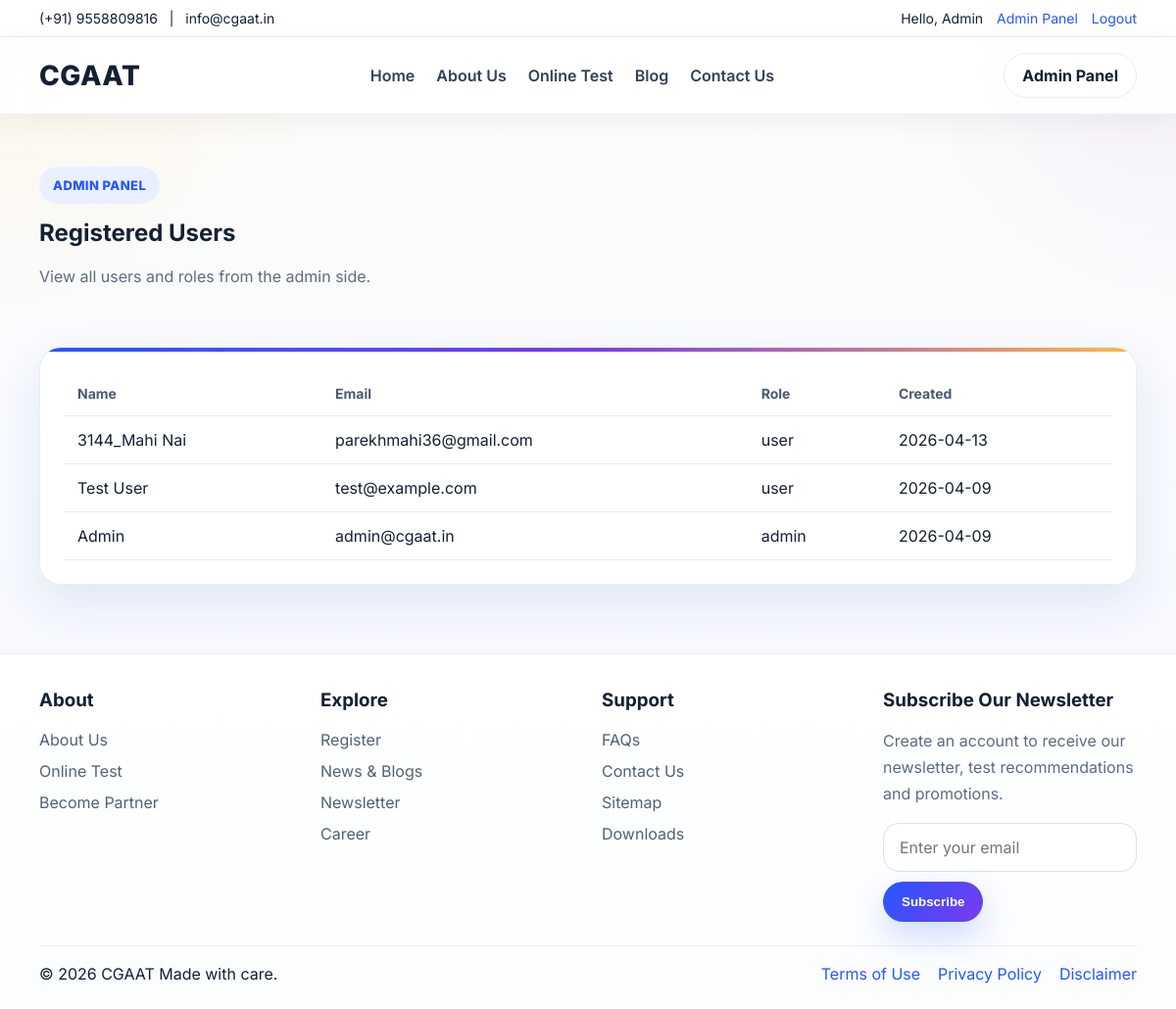
Page /admin/users (signed in) on the committed database.
### tables this page shows
CREATE TABLE users (
            id INTEGER PRIMARY KEY AUTOINCREMENT,
            name TEXT NOT NULL,
            email TEXT UNIQUE NOT NULL,
            password_hash TEXT NOT NULL,
            role TEXT NOT NULL DEFAULT 'user',
            created_at TEXT NOT NULL
        );

### app.py (the view)
@app.route('/admin/users')
@admin_required
def admin_users():
    users = get_db().execute("SELECT * FROM users ORDER BY id DESC").fetchall()
    return render_template('admin_users.html', users=users)

### app.py (called while the page is built)
def get_db():
    if 'db' not in g:
        g.db = sqlite3.connect(DB_PATH)
        g.db.row_factory = sqlite3.Row
    return g.db

def current_user():
    uid = session.get('user_id')
    if not uid:
        return None
    return get_db().execute('SELECT * FROM users WHERE id = ?', (uid,)).fetchone()

def admin_required(fn):
    @wraps(fn)
    def wrapper(*args, **kwargs):
        user = current_user()
        if not user or user['role'] != 'admin':
            abort(403)
        return fn(*args, **kwargs)
    return wrapper

@app.context_processor
def inject_globals():
    return {
        'current_user': current_user(),
        'year': datetime.now().year,
        'all_tests': list(TESTS.values())
    }

### templates/admin_users.html (shortened to what this page needs)
{% extends 'base.html' %}
{% block content %}
<section class="page-hero small">
  <div class="container">
    <p class="eyebrow">Admin Panel</p>
    <h1>Registered Users</h1>
    <p>View all users and roles from the admin side.</p>
  </div>
</section>
<section class="section">
  <div class="container table-wrap card premium-hover table-card">
    <table>
      <thead><tr><th>Name</th><th>Email</th><th>Role</th><th>Created</th></tr></thead>
      <tbody>
        {% for u in users %}
        <tr><td>{{ u.name }}</td><td>{{ u.email }}</td><td>{{ u.role }}</td><td>{{ u.created_at[:10] }}</td></tr>
        {% else %}
        <tr><td colspan="4">No users found.</td></tr>
        {% endfor %}
      </tbody>
    </table>
  </div>
</section>
{% endblock %}

### templates/base.html (shortened to what this page needs)
<!doctype html>
<html lang="en">
<head>
  <link rel="stylesheet" href="{{ url_for('static', filename='css/style.css') }}">
</head>
<body>
  <div class="topbar">
    <div class="container topbar-inner">
      <div class="contact-mini">(+91) 9558809816 &nbsp; | &nbsp; info@cgaat.in</div>
      <div class="auth-mini">
        {% if current_user %}
          <span>Hello, {{ current_user['name'] }}</span>
          {% if current_user['role'] == 'admin' %}
            <a href="{{ url_for('admin_dashboard') }}">Admin Panel</a>
          {% else %}
            <a href="{{ url_for('dashboard') }}">Dashboard</a>
          {% endif %}
          <a href="{{ url_for('logout') }}">Logout</a>
        {% else %}
          <a href="{{ url_for('login') }}">Log in</a>
          <a href="{{ url_for('register') }}">Register</a>
        {% endif %}
      </div>
    </div>
  </div>
  <header class="header">
    <div class="container nav-wrap">
      <a href="{{ url_for('home') }}" class="brand">CGAAT</a>
      <nav class="nav">
        <a href="{{ url_for('home') }}">Home</a>
        <a href="{{ url_for('about') }}">About Us</a>
        <a href="{{ url_for('tests') }}">Online Test</a>
        <a href="{{ url_for('blog') }}">Blog</a>
        <a href="{{ url_for('contact') }}">Contact Us</a>
      </nav>
      <div class="nav-actions">
        {% if current_user %}
          {% if current_user['role'] == 'admin' %}
            <a class="btn btn-light" href="{{ url_for('admin_dashboard') }}">Admin Panel</a>
          {% else %}
            <a class="btn btn-light" href="{{ url_for('dashboard') }}">Dashboard</a>
          {% endif %}
        {% else %}
          <a class="btn btn-light" href="{{ url_for('login') }}">Log In</a>
          <a class="btn btn-primary" href="{{ url_for('register') }}">Sign Up</a>
        {% endif %}
      </div>
    </div>
  </header>
  <main>
    {% block content %}{% endblock %}
  </main>
  <footer class="footer">
    <div class="container footer-grid">
      <div>
        <h3>About</h3>
        <a href="{{ url_for('about') }}">About Us</a>
        <a href="{{ url_for('tests') }}">Online Test</a>
        <a href="{{ url_for('home') }}#partner">Become Partner</a>
      </div>
      <div>
        <h3>Explore</h3>
        <a href="{{ url_for('register') }}">Register</a>
        <a href="{{ url_for('blog') }}">News &amp; Blogs</a>
        <a href="{{ url_for('home') }}#newsletter">Newsletter</a>
        <a href="{{ url_for('tests') }}">Career</a>
      </div>
      <div>
        <h3>Support</h3>
        <a href="{{ url_for('faq') }}">FAQs</a>
        <a href="{{ url_for('contact') }}">Contact Us</a>
        <a href="{{ url_for('sitemap') }}">Sitemap</a>
        <a href="{{ url_for('terms') }}">Downloads</a>
      </div>
      <div id="newsletter">
        <h3>Subscribe Our Newsletter</h3>
        <p>Create an account to receive our newsletter, test recommendations and promotions.</p>
        <form class="newsletter-form">
          <input type="email" placeholder="Enter your email">
          <button type="button" class="btn btn-primary">Subscribe</button>
        </form>
      </div>
    </div>
    <div class="container footer-bottom">
      <div>© {{ year }} CGAAT Made with care.</div>
      <div class="footer-links">
        <a href="{{ url_for('terms') }}">Terms of Use</a>
        <a href="{{ url_for('privacy') }}">Privacy Policy</a>
        <a href="{{ url_for('disclaimer') }}">Disclaimer</a>
      </div>
    </div>
  </footer>
</body>
</html>

### static/css/style.css (style rules this page uses)
:root { --bg:#f7f9fc; --card:#ffffff; --text:#142033; --muted:#5d6b82; --line:#e7ecf3; --primary:#2457ff; --primary-soft:#eaf0ff; --shadow:0 18px 45px rgba(38,73,163,.10); --radius:22px; }
* { box-sizing:border-box }
html { scroll-behavior:smooth }
body { margin:0;font-family:Inter,system-ui,sans-serif;background:linear-gradient(180deg,#fbfcff, #f4f7fb 45%, #f8fafc);color:var(--text) }
a { text-decoration:none;color:var(--primary) }
p { line-height:1.7;color:var(--muted) }
h1,h2,h3 { line-height:1.2;margin:0 0 14px }
.container { width:min(1120px,calc(100% - 32px));margin:auto }
.topbar { background:#fff;border-bottom:1px solid var(--line);font-size:14px }
.topbar-inner,.nav-wrap,.footer-bottom,.section-head,.hero-actions,.topbar .auth-mini,.stats-row,.banner-grid,.hero-points,.pagination-row,.admin-links { display:flex;align-items:center }
.topbar-inner,.nav-wrap,.footer-bottom { justify-content:space-between }
.topbar-inner { padding:10px 0 }
.auth-mini,.hero-actions,.admin-links { gap:14px }
.header { position:sticky;top:0;z-index:20;background:rgba(255,255,255,.88);backdrop-filter:blur(14px);border-bottom:1px solid rgba(231,236,243,.8) }
.nav-wrap { padding:16px 0;gap:20px }
.brand { font-size:28px;font-weight:800;letter-spacing:.5px;color:var(--text) }
.nav { display:flex;gap:22px;flex:1;justify-content:center;flex-wrap:wrap }
.nav a { color:#334155;font-weight:600 }
.btn { display:inline-flex;align-items:center;justify-content:center;border:1px solid var(--line);padding:12px 18px;border-radius:999px;font-weight:700;color:var(--text);background:#fff;transition:.2s ease;cursor:pointer }
.btn-primary { background:linear-gradient(135deg,#2457ff,#4f7cff);border-color:transparent;color:#fff }
.btn-light { background:#fff }
.hero-grid,.two-col,.footer-grid { display:grid;gap:28px }
.eyebrow { display:inline-block;padding:8px 14px;border-radius:999px;background:var(--primary-soft);color:var(--primary);font-size:13px;font-weight:800;letter-spacing:.4px;text-transform:uppercase;margin-bottom:16px }
.hero-card,.card { background:rgba(255,255,255,.95);border:1px solid rgba(231,236,243,.9);border-radius:var(--radius);box-shadow:var(--shadow) }
.section { padding:30px 0 }
.card { padding:24px }
.footer { margin-top:40px;background:#fff;border-top:1px solid var(--line) }
.footer-grid { grid-template-columns:repeat(4,1fr);padding:36px 0 24px }
.footer-grid h3 { margin-bottom:12px }
.footer-grid a { display:block;padding:6px 0;color:#516175 }
.newsletter-form { display:flex;gap:10px;flex-wrap:wrap }
.newsletter-form input,.form-card input,.form-card textarea,.form-card select { width:100%;padding:14px 16px;border-radius:16px;border:1px solid #d9e2ef;background:#fff;font:inherit;color:var(--text);outline:none }
.footer-bottom { padding:18px 0 26px;border-top:1px solid var(--line);gap:18px;flex-wrap:wrap }
.footer-links { display:flex;gap:18px;flex-wrap:wrap }
.page-hero.small { padding:40px 0 12px }
.table-wrap { overflow:auto }
table { width:100%;border-collapse:collapse }
th,td { text-align:left;padding:14px;border-bottom:1px solid var(--line) }
th { color:#4a5a71;font-size:14px }
:root { --secondary:#7c3aed; --warm:#ffb648; }
body { background: radial-gradient(circle at top left, rgba(255,182,72,.10), transparent 22%), radial-gradient(circle at top right, rgba(124,58,237,.08), transparent 20%), linear-gradient(180deg,#fffdf8, #f7faff 44%, #f5f7fc); }
.header { box-shadow:0 8px 30px rgba(15,23,42,.05) }
.nav a,.auth-mini a,.footer-grid a { position:relative;transition:.25s ease }
.nav a::after,.auth-mini a::after,.footer-grid a::after { content:"";position:absolute;left:0;bottom:-4px;width:0;height:2px;border-radius:999px; background:linear-gradient(90deg,var(--primary),var(--secondary));transition:.25s ease; }
.premium-hover,.card,.partner-item,.floating-card,.btn,.stat,.mini-badge,.question-card { transition:transform .28s ease, box-shadow .28s ease, border-color .28s ease, background .28s ease; }
.btn-primary { background:linear-gradient(135deg,var(--primary),var(--secondary)); box-shadow:0 14px 35px rgba(79,124,255,.28); }
.footer { background:linear-gradient(180deg,#fff,#fbfdff) }
.fancy-border::before,.exam-card-large::before,.auth-shell::before,.table-card::before { content:"";position:absolute;inset:0 0 auto 0;height:4px; background:linear-gradient(90deg,var(--primary),var(--secondary),var(--warm)); }
.dashboard-panel,.table-card,.auth-shell { position:relative;overflow:hidden }
.page-hero.small p { max-width:760px }

### rows in the picture
users: name "Admin", email "admin@cgaat.in", role "admin", created_at "2026-04-09"
users: name "3144_Mahi Nai", email "parekhmahi36@gmail.com", role "user", created_at "2026-04-13"
users: name "Test User", email "test@example.com", role "user", created_at "2026-04-09"
